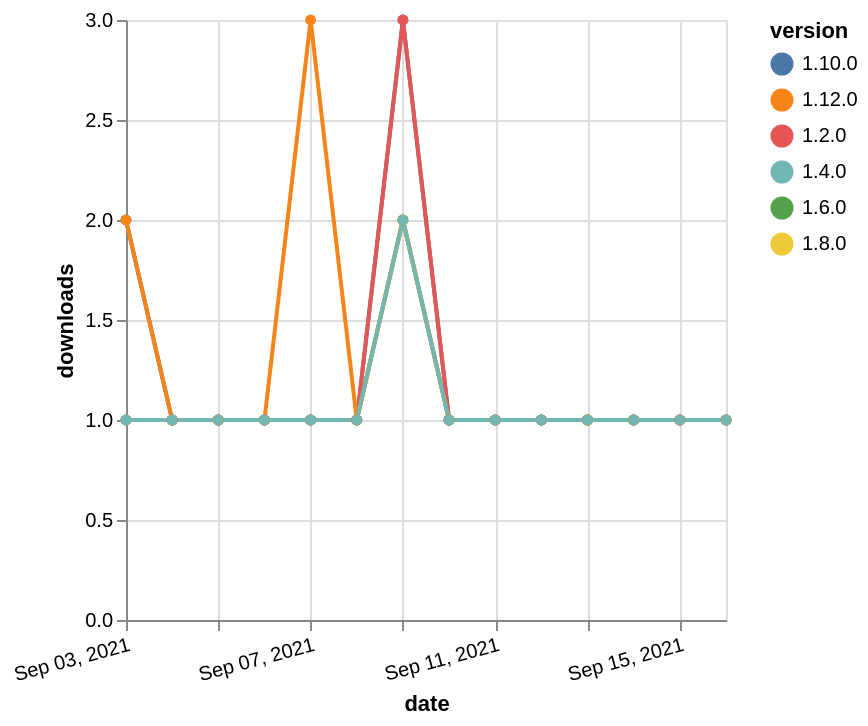

Describe this chart as a Vega-Lite specification.
### Vega-Lite specification from a JSON file in a GitHub repository (floating-point values rounded to 4 significant figures)
{"$schema": "https://vega.github.io/schema/vega-lite/v5.json", "description": "A simple bar chart with embedded data.", "data": {"values": [{"date": "2021-09-03", "total": 197, "delta": 1, "version": "1.6.0"}, {"date": "2021-09-04", "total": 198, "delta": 1, "version": "1.6.0"}, {"date": "2021-09-05", "total": 199, "delta": 1, "version": "1.6.0"}, {"date": "2021-09-06", "total": 200, "delta": 1, "version": "1.6.0"}, {"date": "2021-09-07", "total": 201, "delta": 1, "version": "1.6.0"}, {"date": "2021-09-08", "total": 202, "delta": 1, "version": "1.6.0"}, {"date": "2021-09-09", "total": 204, "delta": 2, "version": "1.6.0"}, {"date": "2021-09-10", "total": 205, "delta": 1, "version": "1.6.0"}, {"date": "2021-09-11", "total": 206, "delta": 1, "version": "1.6.0"}, {"date": "2021-09-12", "total": 207, "delta": 1, "version": "1.6.0"}, {"date": "2021-09-13", "total": 208, "delta": 1, "version": "1.6.0"}, {"date": "2021-09-14", "total": 209, "delta": 1, "version": "1.6.0"}, {"date": "2021-09-15", "total": 210, "delta": 1, "version": "1.6.0"}, {"date": "2021-09-16", "total": 211, "delta": 1, "version": "1.6.0"}, {"date": "2021-09-03", "total": 186, "delta": 1, "version": "1.8.0"}, {"date": "2021-09-04", "total": 187, "delta": 1, "version": "1.8.0"}, {"date": "2021-09-05", "total": 188, "delta": 1, "version": "1.8.0"}, {"date": "2021-09-06", "total": 189, "delta": 1, "version": "1.8.0"}, {"date": "2021-09-07", "total": 190, "delta": 1, "version": "1.8.0"}, {"date": "2021-09-08", "total": 191, "delta": 1, "version": "1.8.0"}, {"date": "2021-09-09", "total": 193, "delta": 2, "version": "1.8.0"}, {"date": "2021-09-10", "total": 194, "delta": 1, "version": "1.8.0"}, {"date": "2021-09-11", "total": 195, "delta": 1, "version": "1.8.0"}, {"date": "2021-09-12", "total": 196, "delta": 1, "version": "1.8.0"}, {"date": "2021-09-13", "total": 197, "delta": 1, "version": "1.8.0"}, {"date": "2021-09-14", "total": 198, "delta": 1, "version": "1.8.0"}, {"date": "2021-09-15", "total": 199, "delta": 1, "version": "1.8.0"}, {"date": "2021-09-16", "total": 200, "delta": 1, "version": "1.8.0"}, {"date": "2021-09-03", "total": 211, "delta": 2, "version": "1.10.0"}, {"date": "2021-09-04", "total": 212, "delta": 1, "version": "1.10.0"}, {"date": "2021-09-05", "total": 213, "delta": 1, "version": "1.10.0"}, {"date": "2021-09-06", "total": 214, "delta": 1, "version": "1.10.0"}, {"date": "2021-09-07", "total": 215, "delta": 1, "version": "1.10.0"}, {"date": "2021-09-08", "total": 216, "delta": 1, "version": "1.10.0"}, {"date": "2021-09-09", "total": 219, "delta": 3, "version": "1.10.0"}, {"date": "2021-09-10", "total": 220, "delta": 1, "version": "1.10.0"}, {"date": "2021-09-11", "total": 221, "delta": 1, "version": "1.10.0"}, {"date": "2021-09-12", "total": 222, "delta": 1, "version": "1.10.0"}, {"date": "2021-09-13", "total": 223, "delta": 1, "version": "1.10.0"}, {"date": "2021-09-14", "total": 224, "delta": 1, "version": "1.10.0"}, {"date": "2021-09-15", "total": 225, "delta": 1, "version": "1.10.0"}, {"date": "2021-09-16", "total": 226, "delta": 1, "version": "1.10.0"}, {"date": "2021-09-03", "total": 403, "delta": 1, "version": "1.2.0"}, {"date": "2021-09-04", "total": 404, "delta": 1, "version": "1.2.0"}, {"date": "2021-09-05", "total": 405, "delta": 1, "version": "1.2.0"}, {"date": "2021-09-06", "total": 406, "delta": 1, "version": "1.2.0"}, {"date": "2021-09-07", "total": 407, "delta": 1, "version": "1.2.0"}, {"date": "2021-09-08", "total": 408, "delta": 1, "version": "1.2.0"}, {"date": "2021-09-09", "total": 411, "delta": 3, "version": "1.2.0"}, {"date": "2021-09-10", "total": 412, "delta": 1, "version": "1.2.0"}, {"date": "2021-09-11", "total": 413, "delta": 1, "version": "1.2.0"}, {"date": "2021-09-12", "total": 414, "delta": 1, "version": "1.2.0"}, {"date": "2021-09-13", "total": 415, "delta": 1, "version": "1.2.0"}, {"date": "2021-09-14", "total": 416, "delta": 1, "version": "1.2.0"}, {"date": "2021-09-15", "total": 417, "delta": 1, "version": "1.2.0"}, {"date": "2021-09-16", "total": 418, "delta": 1, "version": "1.2.0"}, {"date": "2021-09-03", "total": 124, "delta": 2, "version": "1.12.0"}, {"date": "2021-09-04", "total": 125, "delta": 1, "version": "1.12.0"}, {"date": "2021-09-05", "total": 126, "delta": 1, "version": "1.12.0"}, {"date": "2021-09-06", "total": 127, "delta": 1, "version": "1.12.0"}, {"date": "2021-09-07", "total": 130, "delta": 3, "version": "1.12.0"}, {"date": "2021-09-08", "total": 131, "delta": 1, "version": "1.12.0"}, {"date": "2021-09-09", "total": 133, "delta": 2, "version": "1.12.0"}, {"date": "2021-09-10", "total": 134, "delta": 1, "version": "1.12.0"}, {"date": "2021-09-11", "total": 135, "delta": 1, "version": "1.12.0"}, {"date": "2021-09-12", "total": 136, "delta": 1, "version": "1.12.0"}, {"date": "2021-09-13", "total": 137, "delta": 1, "version": "1.12.0"}, {"date": "2021-09-14", "total": 138, "delta": 1, "version": "1.12.0"}, {"date": "2021-09-15", "total": 139, "delta": 1, "version": "1.12.0"}, {"date": "2021-09-16", "total": 140, "delta": 1, "version": "1.12.0"}, {"date": "2021-09-03", "total": 199, "delta": 1, "version": "1.4.0"}, {"date": "2021-09-04", "total": 200, "delta": 1, "version": "1.4.0"}, {"date": "2021-09-05", "total": 201, "delta": 1, "version": "1.4.0"}, {"date": "2021-09-06", "total": 202, "delta": 1, "version": "1.4.0"}, {"date": "2021-09-07", "total": 203, "delta": 1, "version": "1.4.0"}, {"date": "2021-09-08", "total": 204, "delta": 1, "version": "1.4.0"}, {"date": "2021-09-09", "total": 206, "delta": 2, "version": "1.4.0"}, {"date": "2021-09-10", "total": 207, "delta": 1, "version": "1.4.0"}, {"date": "2021-09-11", "total": 208, "delta": 1, "version": "1.4.0"}, {"date": "2021-09-12", "total": 209, "delta": 1, "version": "1.4.0"}, {"date": "2021-09-13", "total": 210, "delta": 1, "version": "1.4.0"}, {"date": "2021-09-14", "total": 211, "delta": 1, "version": "1.4.0"}, {"date": "2021-09-15", "total": 212, "delta": 1, "version": "1.4.0"}, {"date": "2021-09-16", "total": 213, "delta": 1, "version": "1.4.0"}]}, "width": "container", "mark": {"type": "line", "point": {"filled": true}}, "encoding": {"x": {"field": "date", "type": "temporal", "timeUnit": "yearmonthdate", "title": "date", "axis": {"labelAngle": -15}}, "y": {"field": "delta", "type": "quantitative", "title": "downloads"}, "color": {"field": "version", "type": "nominal"}, "tooltip": {"field": "delta"}}}
